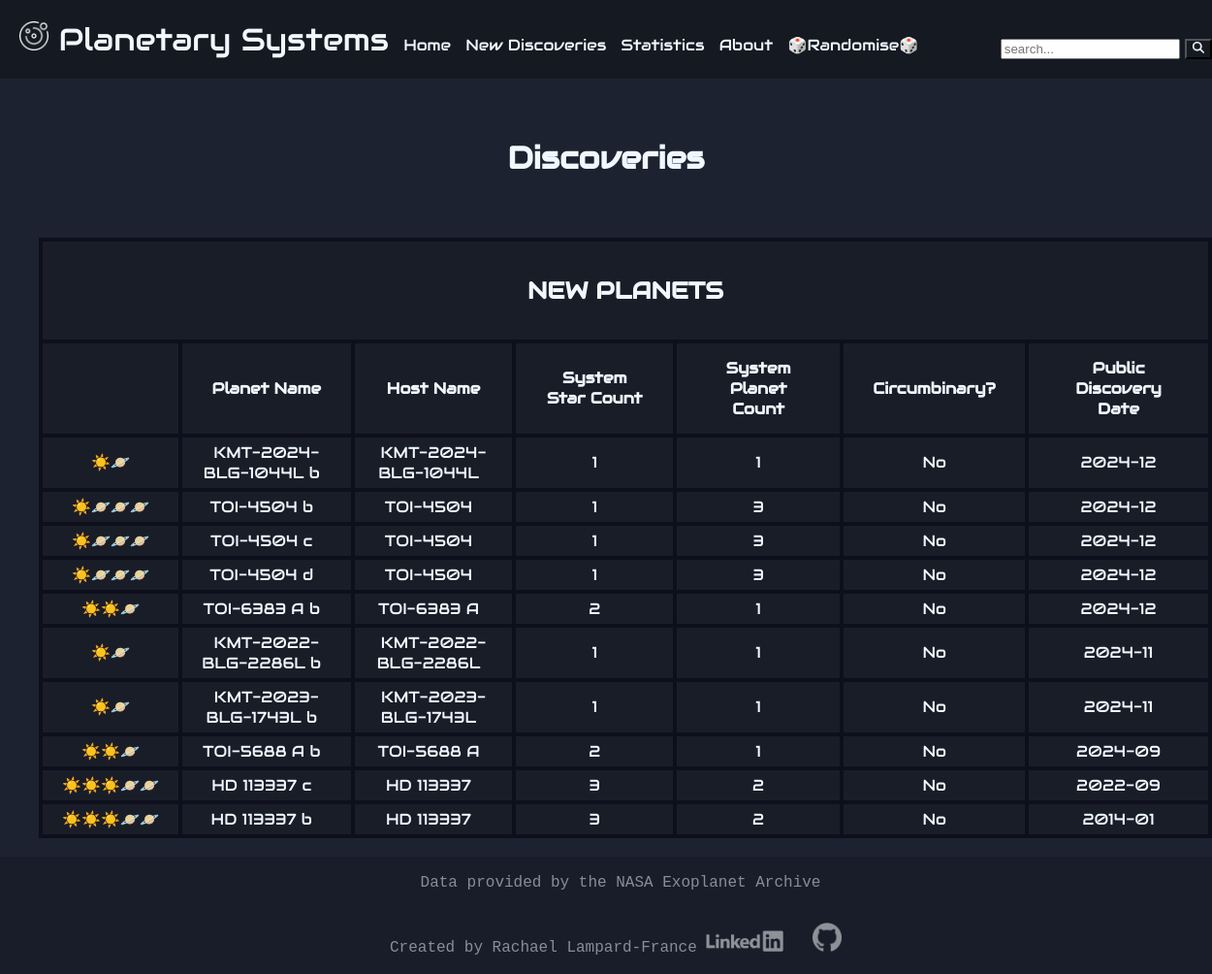
Page /new/p on the committed database.
### tables this page shows
CREATE TABLE planetary_systems (
    pl_name TEXT PRIMARY KEY NOT NULL,
    hostname TEXT,
    sy_snum INTEGER,
    sy_pnum INTEGER,
    cb_flag INTEGER,
    disc_pubdate INTEGER,
    last_updated DATETIME DEFAULT current_timestamp
);

### main.py (the view, shortened to what this page needs)
@app.route("/new/<category>")
def new(category):
    if category not in ['p', 's', 'ps']:
        return render_template("error.html", message="Page does not exist"), 404
    if category in ['p', 'ps']:
        new_planets = []
        with sqlite3.connect(DB) as conn:
            cursor = conn.cursor()
            modified = cursor.execute("""
                SELECT *
                FROM planetary_systems
                WHERE last_updated = (
                    SELECT MAX(last_updated)
                    FROM planetary_systems
                )
                ORDER BY disc_pubdate DESC;
            """)
        for mod in modified:
            cb_flag = ""
            if mod[4] == 1:
                cb_flag = "Yes"
            else:
                cb_flag = "No"
            planet_icos = ("☀️" * mod[2]) + ("🪐" * mod[3])
            new_planets.append(
                {
                    "pl_name": mod[0],
                    "hostname": mod[1],
                    "sy_snum": mod[2],
                    "sy_pnum": mod[3],
                    "cb_flag": cb_flag,
                    "disc_pubdate": mod[5],
                    "planet_icos": planet_icos
                }
            )
    if category == 'p':
        return render_template(
            "new.html",
            new_planets=new_planets,
            category=category
        )
    elif category == 's':
        return render_template(
            "new.html",
            new_systems=new_systems,
            category=category
        )

### templates/new.html (shortened to what this page needs)
{% extends "layout.html" %}
{% block main %}
<div class="page-heading">
    <h1>
        Discoveries
    </h1>
</div>
{% if category in ['p', 'ps'] %}
{% include "new_planets.html" %}
{% endif %}
{% endblock %}

### templates/new_planets.html
<div class="table-newplanets center padded">
    <table>
        <thead>
            <tr>
                <th colspan="7"><h2>NEW PLANETS</h2></th>
            </tr>
        </thead>
        <thead>
            <tr>
                <th></th>
                <th>Planet Name</th>
                <th>Host Name</th>
                <th>System Star Count</th>
                <th>System Planet Count</th>
                <th>Circumbinary?</th>
                <th>Public Discovery Date</th>
            </tr>
        </thead>
        <tbody>
            {% for planet in new_planets %}
            <tr>
                <td class="nowrap">{{ planet.planet_icos }}</td>
                <td><a href="{{ url_for('system', stellar_body=planet.pl_name) }}">{{ planet.pl_name }}</a></td>
                <td><a href="{{ url_for('system', stellar_body=planet.hostname) }}">{{ planet.hostname }}</a></td>
                <td>{{ planet.sy_snum }}</td>
                <td>{{ planet.sy_pnum }}</td>
                <td>{{ planet.cb_flag }}</td>
                <td>{{ planet.disc_pubdate }}</td>
            </tr>
            {% endfor %}
        </tbody>
    </table>
</div>

### static/styles.css (style rules this page uses)
body { margin: 0px; background-color: #1d2230; font-family: Audiowide, sans-serif; color: #f0f8ff; min-height: 100vh; }
.center, .page-heading, [class|="img"] { justify-content: center; display: block; margin-left: auto; margin-right: auto; align-items: center; }
.txt-center, h1, p, h2, table { text-align: center; }
.navbar-logo:hover, a:link, a:visited { text-decoration: none; padding-right: 10px; }
.padded, table, .page-heading, #content, [class|="img"] { padding: 20px; }
a:link, a:visited { color: aliceblue; }
table { margin-left: auto; margin-right: auto; border-collapse: collapse; width: auto; }
[class|="table"] { overflow-x:auto; width: 100%; }
td, th { background-color: #191d28; border: 4px solid rgb(14, 15, 28); }
td { padding-top: 5px; padding-bottom: 5px; padding-left: 20px; padding-right: 20px; }
th { padding-top: 15px; padding-bottom: 15px; padding-left: 30px; padding-right: 30px; }
td.nowrap { white-space: nowrap; }

### rows in the picture
planetary_systems: planet_icos "☀️☀️☀️🪐🪐", pl_name "HD 113337 c", hostname "HD 113337", sy_snum "3", sy_pnum "2", cb_flag "No", disc_pubdate "2022-09"
planetary_systems: planet_icos "☀️☀️☀️🪐🪐", pl_name "HD 113337 b", hostname "HD 113337", sy_snum "3", sy_pnum "2", cb_flag "No", disc_pubdate "2014-01"

### other values in the picture
{{ planet.planet_icos }} "☀️🪐" "☀️🪐🪐🪐" "☀️🪐🪐🪐" "☀️🪐🪐🪐" "☀️☀️🪐" "☀️🪐" "☀️🪐" "☀️☀️🪐"
{{ planet.pl_name }} "KMT-2024-BLG-1044L b" "TOI-4504 b" "TOI-4504 c" "TOI-4504 d" "TOI-6383 A b" "KMT-2022-BLG-2286L b" "KMT-2023-BLG-1743L b" "TOI-5688 A b"
{{ planet.hostname }} "KMT-2024-BLG-1044L" "TOI-4504" "TOI-4504" "TOI-4504" "TOI-6383 A" "KMT-2022-BLG-2286L" "KMT-2023-BLG-1743L" "TOI-5688 A"
{{ planet.sy_snum }} "1" "1" "1" "1" "2" "1" "1" "2"
{{ planet.sy_pnum }} "1" "3" "3" "3" "1" "1" "1" "1"
{{ planet.cb_flag }} "No" "No" "No" "No" "No" "No" "No" "No"
{{ planet.disc_pubdate }} "2024-12" "2024-12" "2024-12" "2024-12" "2024-12" "2024-11" "2024-11" "2024-09"
